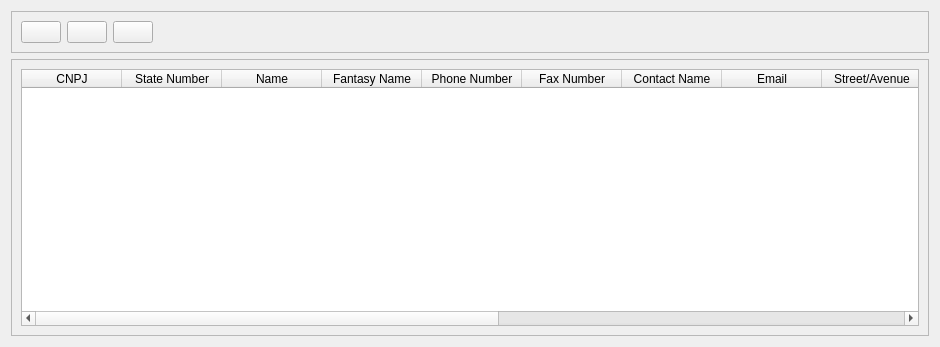
<?xml version="1.0" encoding="UTF-8"?>
<ui version="4.0">
 <class>StoresListView</class>
 <widget class="QWidget" name="StoresListView">
  <property name="geometry">
   <rect>
    <x>0</x>
    <y>0</y>
    <width>940</width>
    <height>347</height>
   </rect>
  </property>
  <property name="windowTitle">
   <string>Manage Stores</string>
  </property>
  <layout class="QVBoxLayout" name="verticalLayout">
   <item>
    <widget class="QFrame" name="frame">
     <property name="frameShape">
      <enum>QFrame::StyledPanel</enum>
     </property>
     <property name="frameShadow">
      <enum>QFrame::Raised</enum>
     </property>
     <layout class="QHBoxLayout" name="horizontalLayout">
      <item>
       <widget class="QPushButton" name="addStorePushButton">
        <property name="toolTip">
         <string>Add new store</string>
        </property>
        <property name="text">
         <string/>
        </property>
        <property name="icon">
         <iconset resource="../../images.qrc">
          <normaloff>:/images/manufacturers/add_manufacturer.png</normaloff>:/images/manufacturers/add_manufacturer.png</iconset>
        </property>
        <property name="iconSize">
         <size>
          <width>40</width>
          <height>40</height>
         </size>
        </property>
       </widget>
      </item>
      <item>
       <widget class="QPushButton" name="editStorePushButton">
        <property name="toolTip">
         <string>edit store</string>
        </property>
        <property name="text">
         <string/>
        </property>
        <property name="icon">
         <iconset resource="../../images.qrc">
          <normaloff>:/images/manufacturers/edit_manufacturer.png</normaloff>:/images/manufacturers/edit_manufacturer.png</iconset>
        </property>
        <property name="iconSize">
         <size>
          <width>40</width>
          <height>40</height>
         </size>
        </property>
       </widget>
      </item>
      <item>
       <widget class="QPushButton" name="removeStorePushButton">
        <property name="toolTip">
         <string>remove store</string>
        </property>
        <property name="text">
         <string/>
        </property>
        <property name="icon">
         <iconset resource="../../images.qrc">
          <normaloff>:/images/manufacturers/remove_manufacturer.png</normaloff>:/images/manufacturers/remove_manufacturer.png</iconset>
        </property>
        <property name="iconSize">
         <size>
          <width>40</width>
          <height>40</height>
         </size>
        </property>
       </widget>
      </item>
      <item>
       <spacer name="horizontalSpacer">
        <property name="orientation">
         <enum>Qt::Horizontal</enum>
        </property>
        <property name="sizeHint" stdset="0">
         <size>
          <width>623</width>
          <height>20</height>
         </size>
        </property>
       </spacer>
      </item>
     </layout>
    </widget>
   </item>
   <item>
    <widget class="QFrame" name="frame_2">
     <property name="frameShape">
      <enum>QFrame::StyledPanel</enum>
     </property>
     <property name="frameShadow">
      <enum>QFrame::Raised</enum>
     </property>
     <layout class="QVBoxLayout" name="verticalLayout_2">
      <item>
       <widget class="QTableWidget" name="storesTableWidget">
        <property name="editTriggers">
         <set>QAbstractItemView::NoEditTriggers</set>
        </property>
        <property name="selectionMode">
         <enum>QAbstractItemView::SingleSelection</enum>
        </property>
        <property name="selectionBehavior">
         <enum>QAbstractItemView::SelectRows</enum>
        </property>
        <attribute name="horizontalHeaderStretchLastSection">
         <bool>true</bool>
        </attribute>
        <column>
         <property name="text">
          <string>CNPJ</string>
         </property>
        </column>
        <column>
         <property name="text">
          <string>State Number</string>
         </property>
        </column>
        <column>
         <property name="text">
          <string>Name</string>
         </property>
        </column>
        <column>
         <property name="text">
          <string>Fantasy Name</string>
         </property>
        </column>
        <column>
         <property name="text">
          <string>Phone Number</string>
         </property>
        </column>
        <column>
         <property name="text">
          <string>Fax Number</string>
         </property>
        </column>
        <column>
         <property name="text">
          <string>Contact Name</string>
         </property>
        </column>
        <column>
         <property name="text">
          <string>Email</string>
         </property>
        </column>
        <column>
         <property name="text">
          <string>Street/Avenue</string>
         </property>
        </column>
        <column>
         <property name="text">
          <string>Number</string>
         </property>
        </column>
        <column>
         <property name="text">
          <string>Complement</string>
         </property>
        </column>
        <column>
         <property name="text">
          <string>Square</string>
         </property>
        </column>
        <column>
         <property name="text">
          <string>City</string>
         </property>
        </column>
        <column>
         <property name="text">
          <string>State</string>
         </property>
        </column>
        <column>
         <property name="text">
          <string>Postal Code</string>
         </property>
        </column>
       </widget>
      </item>
     </layout>
    </widget>
   </item>
  </layout>
 </widget>
 <resources>
  <include location="../../images.qrc"/>
 </resources>
 <connections/>
</ui>
